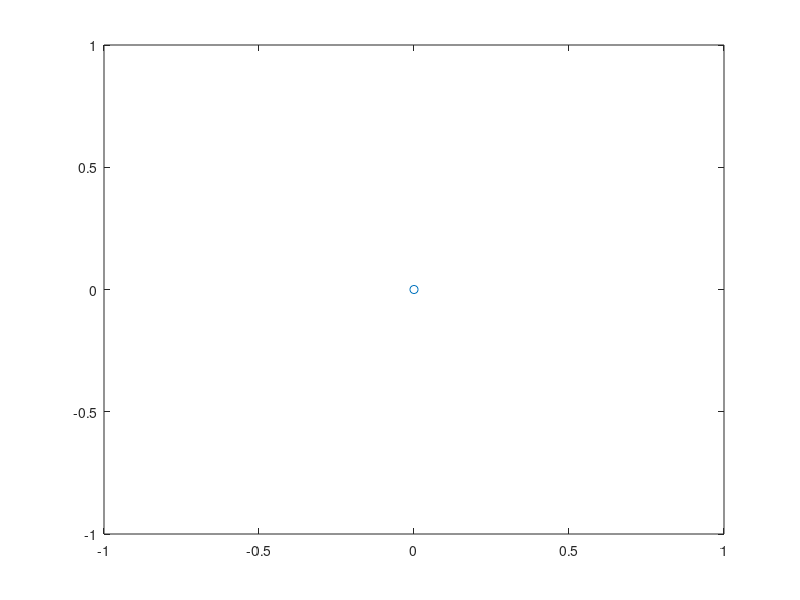

Reproduce this figure in MATLAB. (Note: this script raises an error after producing the figure.)
clear

num_steps = 100;
step_size = 1;

trials = 5;

deltaX = zeros([length(trials), 1]);
deltaY = zeros([length(trials), 1]);
deltaX2 = zeros([length(trials), 1]);
deltaY2 = zeros([length(trials), 1]);

% for plotting
x = NaN([num_steps + 1, 1]);
y = NaN([num_steps + 1, 1]);

x(1) = 0;
y(1) = 0;

p1 = plot(x, y, '-o');

for i = 1:5
    disp("loop")
    % numWalks = walkNums(i);
    currAvgX = 0;
    currAvgX2 = 0;
    currAvgY = 0;
    currAvgY2 = 0;
    % for trial = trials
        
    % make array of random nums uniformly distributed between 0 or 1 of length numWalks
    thetas = 2.*pi.*rand([num_steps, 1]);
    x_steps = step_size.*cos(thetas);
    y_steps = step_size.*sin(thetas);

    x = NaN([num_steps + 1, 1]);
    y = NaN([num_steps + 1, 1]);
    x(1) = 0;
    y(1) = 0;
    for j = 1:length(x_steps) - 1
        x(j+1) = x(j) + x_steps(j);
        y(j+1) = y(j) + y_steps(j);
        p1.XData((i - 1)*(num_steps+1) + j + 1) = x(j+1);
        p1.YData((i - 1)*(num_steps+1) + j + 1) = y(j+1);
        pause(0.08)
    end
    p1.XData((i)*(num_steps+1)) = NaN;
    p1.YData((i)*(num_steps+1)) = NaN;

    currAvgX = currAvgX + sum(x_steps);
    currAvgY = currAvgY + sum(y_steps);
    currAvgX2 = currAvgX2 + sum(x_steps)^2;
    currAvgY2 = currAvgY2 + sum(y_steps)^2;

end
